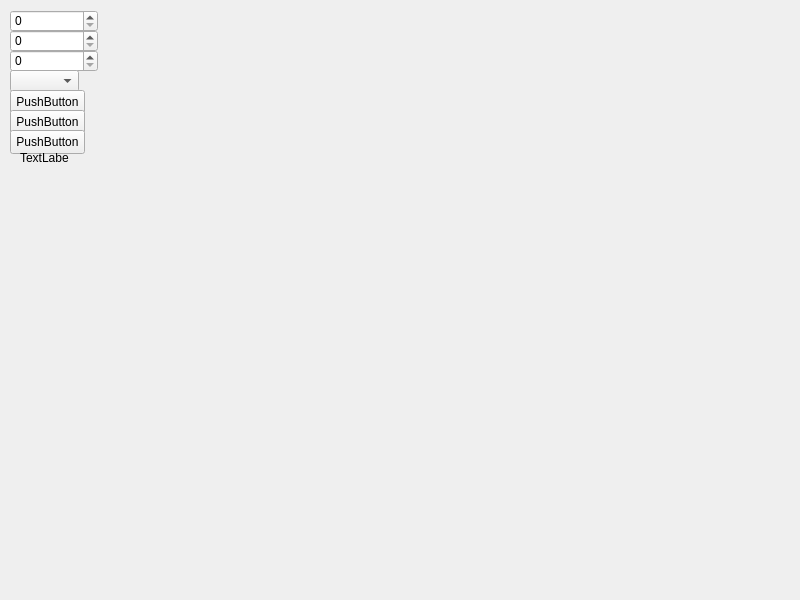
<?xml version="1.0" encoding="UTF-8"?>
<ui version="4.0">
 <class>Widget</class>
 <widget class="QWidget" name="Widget">
  <property name="geometry">
   <rect>
    <x>0</x>
    <y>0</y>
    <width>800</width>
    <height>600</height>
   </rect>
  </property>
  <property name="windowTitle">
   <string>Widget</string>
  </property>
  <widget class="QSpinBox" name="widthSpinBox">
   <property name="geometry">
    <rect>
     <x>10</x>
     <y>30</y>
     <width>88</width>
     <height>22</height>
    </rect>
   </property>
  </widget>
  <widget class="QSpinBox" name="heightSpinBox">
   <property name="geometry">
    <rect>
     <x>10</x>
     <y>50</y>
     <width>88</width>
     <height>22</height>
    </rect>
   </property>
  </widget>
  <widget class="QSpinBox" name="intervalSpinBox">
   <property name="geometry">
    <rect>
     <x>10</x>
     <y>10</y>
     <width>88</width>
     <height>22</height>
    </rect>
   </property>
  </widget>
  <widget class="QComboBox" name="formatComboBox">
   <property name="geometry">
    <rect>
     <x>10</x>
     <y>70</y>
     <width>69</width>
     <height>22</height>
    </rect>
   </property>
  </widget>
  <widget class="QPushButton" name="startButton">
   <property name="geometry">
    <rect>
     <x>10</x>
     <y>90</y>
     <width>75</width>
     <height>24</height>
    </rect>
   </property>
   <property name="text">
    <string>PushButton</string>
   </property>
  </widget>
  <widget class="QPushButton" name="stopButton">
   <property name="geometry">
    <rect>
     <x>10</x>
     <y>110</y>
     <width>75</width>
     <height>24</height>
    </rect>
   </property>
   <property name="text">
    <string>PushButton</string>
   </property>
  </widget>
  <widget class="QPushButton" name="pushButton_3">
   <property name="geometry">
    <rect>
     <x>10</x>
     <y>130</y>
     <width>75</width>
     <height>24</height>
    </rect>
   </property>
   <property name="text">
    <string>PushButton</string>
   </property>
  </widget>
  <widget class="QLabel" name="label">
   <property name="geometry">
    <rect>
     <x>20</x>
     <y>150</y>
     <width>49</width>
     <height>16</height>
    </rect>
   </property>
   <property name="text">
    <string>TextLabel</string>
   </property>
  </widget>
 </widget>
 <resources/>
 <connections/>
</ui>
